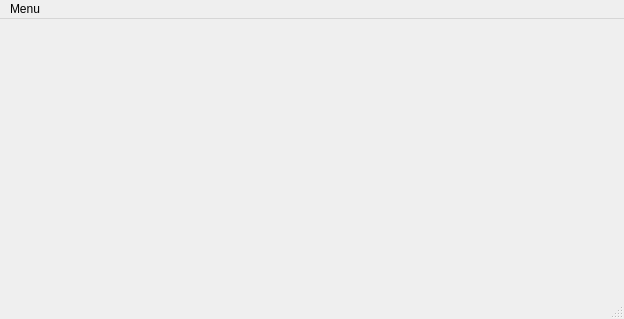
<?xml version="1.0" encoding="UTF-8"?>
<ui version="4.0">
 <class>MainAsapCdWindow</class>
 <widget class="QMainWindow" name="MainAsapCdWindow">
  <property name="geometry">
   <rect>
    <x>0</x>
    <y>0</y>
    <width>624</width>
    <height>319</height>
   </rect>
  </property>
  <property name="windowTitle">
   <string>MainWindow</string>
  </property>
  <widget class="QWidget" name="centralwidget">
   <layout class="QHBoxLayout" name="horizontalLayout">
    <item>
     <widget class="QWidget" name="widget" native="true">
      <property name="sizePolicy">
       <sizepolicy hsizetype="Expanding" vsizetype="Expanding">
        <horstretch>0</horstretch>
        <verstretch>0</verstretch>
       </sizepolicy>
      </property>
     </widget>
    </item>
   </layout>
  </widget>
  <widget class="QMenuBar" name="menubar">
   <property name="geometry">
    <rect>
     <x>0</x>
     <y>0</y>
     <width>624</width>
     <height>29</height>
    </rect>
   </property>
   <widget class="QMenu" name="menuMenu">
    <property name="title">
     <string>Menu</string>
    </property>
   </widget>
   <addaction name="menuMenu"/>
  </widget>
  <widget class="QStatusBar" name="statusbar"/>
 </widget>
 <resources/>
 <connections/>
</ui>
